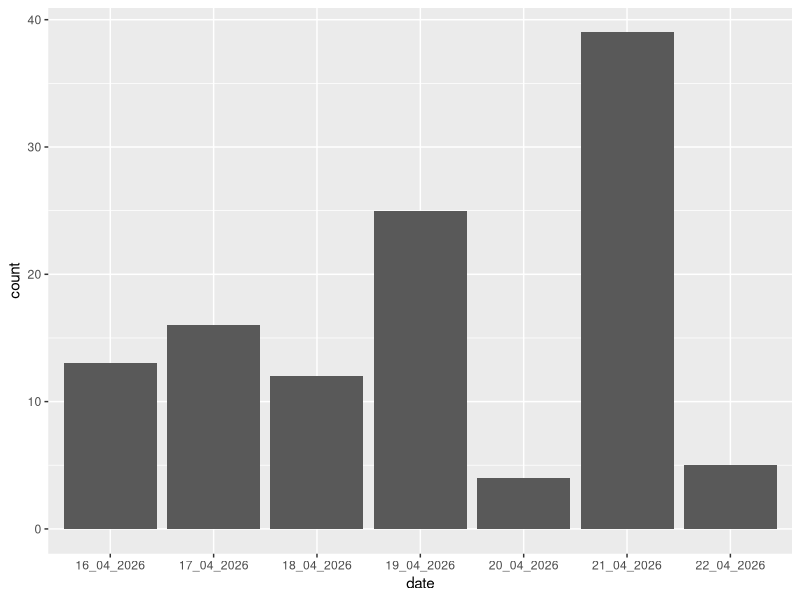
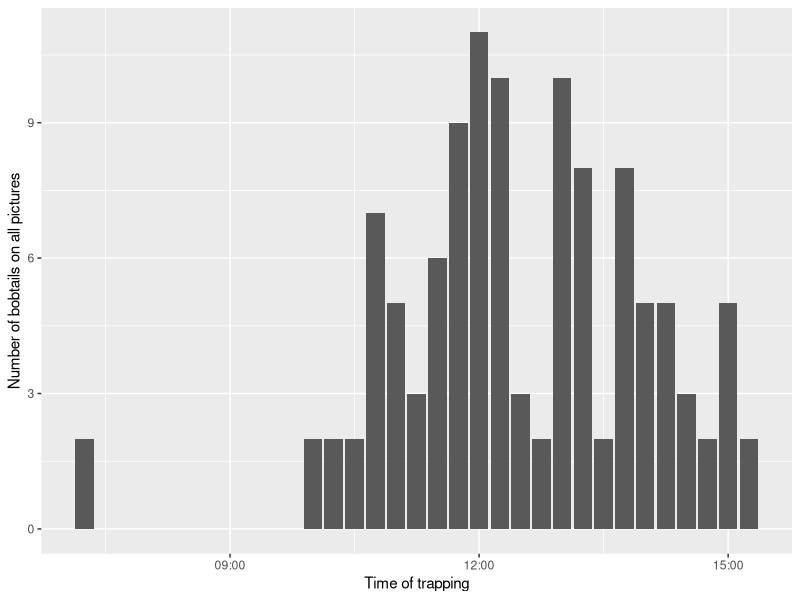
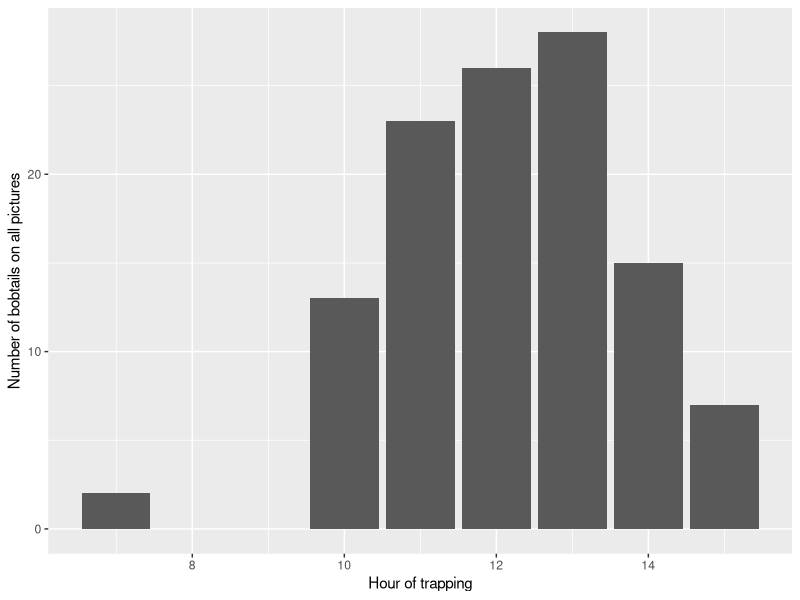
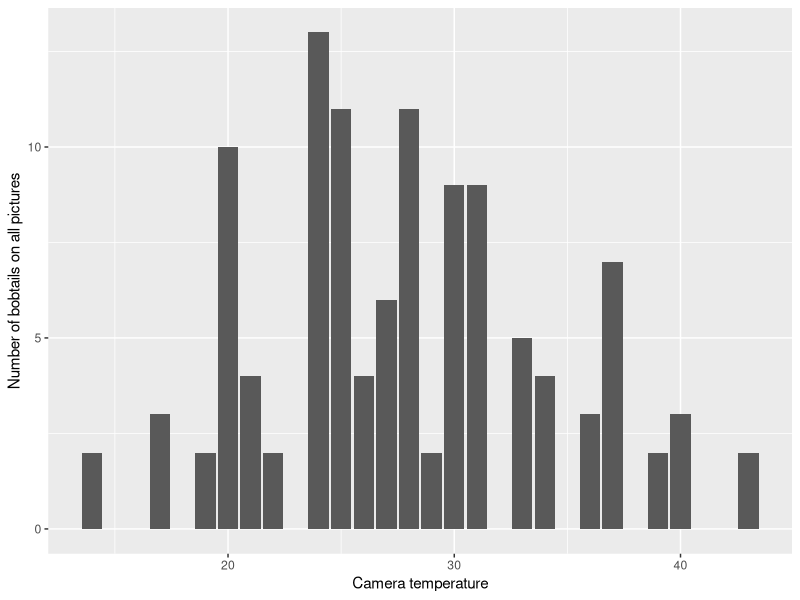
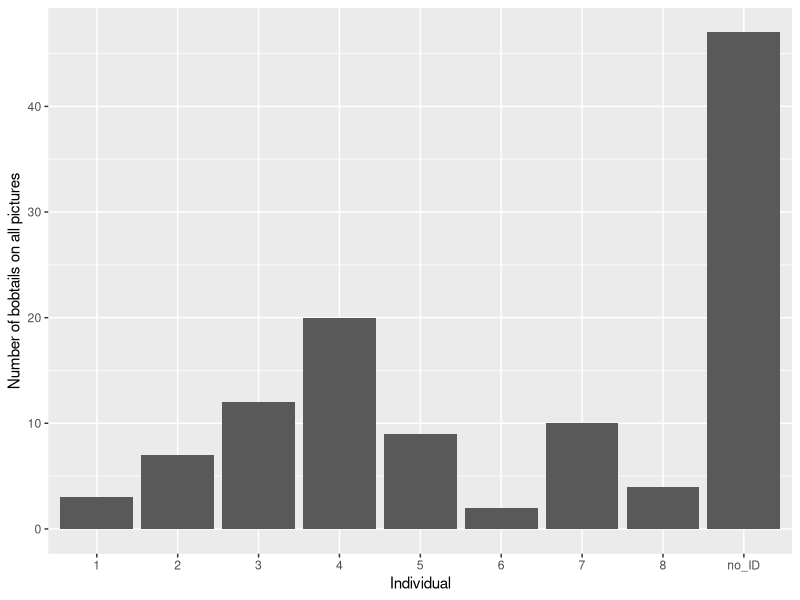
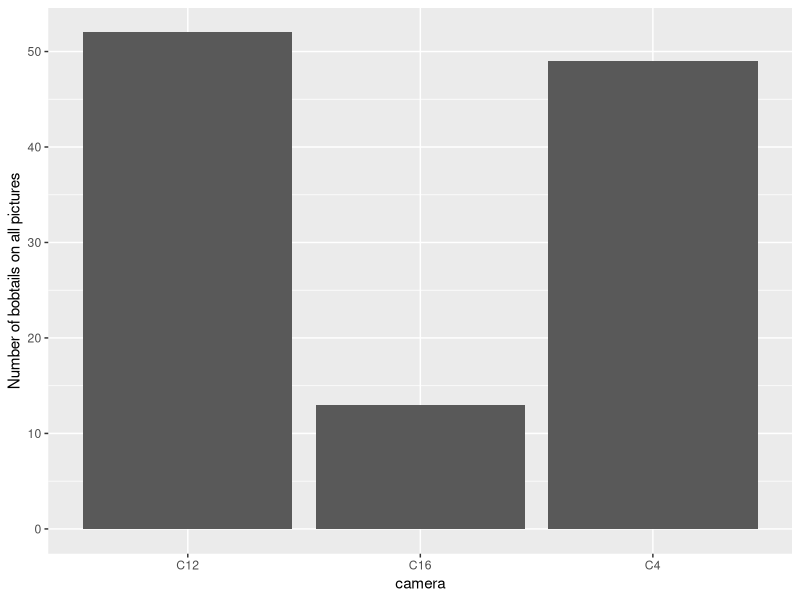
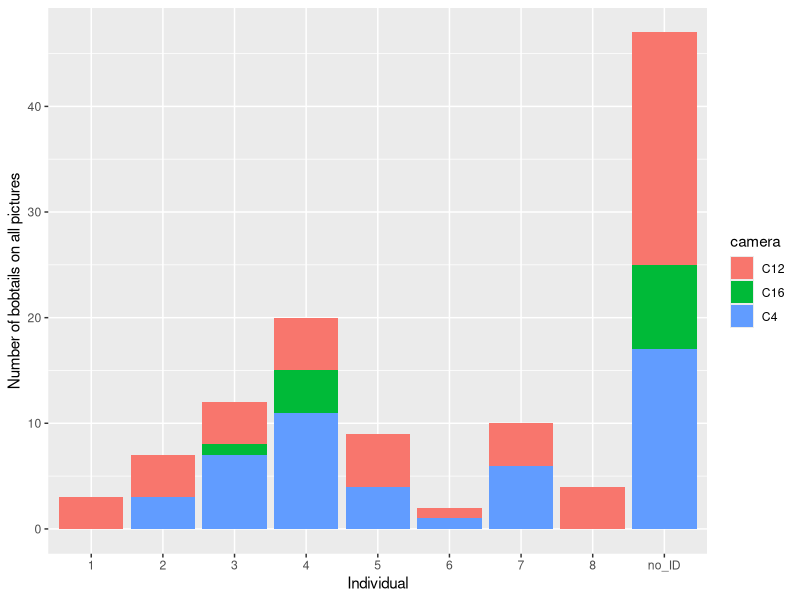
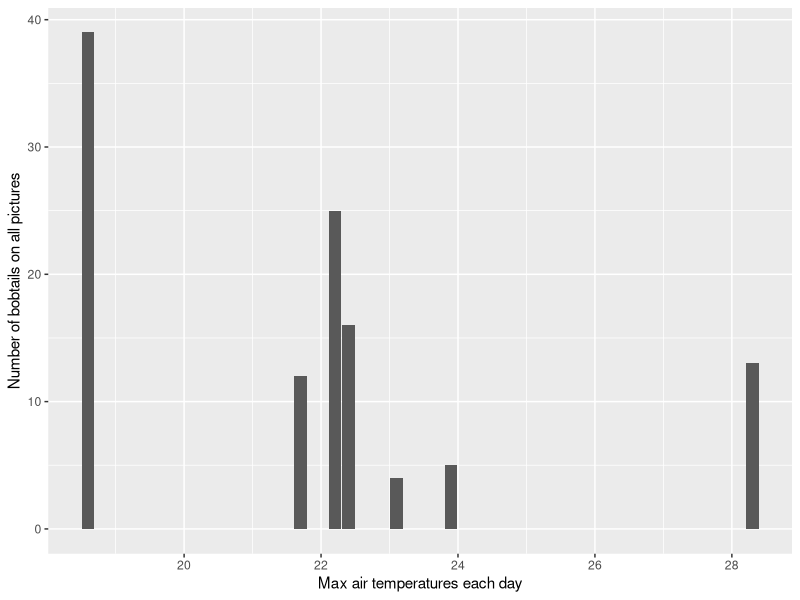

The R script that drew these images, in order:
## ---- chunk 1
knitr::opts_chunk$set(echo = TRUE)
## ---- chunk 2

library(dplyr)
library(ggplot2)
library(lubridate)
## ---- chunk 3

data_bob = read.csv("metadata.csv", sep =";", header = TRUE)


## ---- chunk 4

# create a column with "1" everywhere to be able to sum le lines 
data_bob$count = 1 

# plot
ggplot(data_bob, aes(x = date, y = count)) +
  geom_col()
## ---- chunk 5

# create a column with "1" everywhere to be able to sum le lines 
data_bob$count = 1 


data_bob$time = as.POSIXct(data_bob$time, format = "%H:%M")
data_bob$hour = hour(data_bob$time)

# plot  
ggplot(data_bob, aes(x = time, y = count)) +
  geom_col() +
  xlab("Time of trapping") +
  ylab("Number of bobtails on all pictures")

# plot  
ggplot(data_bob, aes(x = hour, y = count)) +
  geom_col() +
  xlab("Hour of trapping") +
  ylab("Number of bobtails on all pictures")
## ---- chunk 6

# create a column with "1" everywhere to be able to sum le lines 
data_bob$count = 1 

# plot  
ggplot(data_bob, aes(x = temperature, y = count)) +
  geom_col() +
  xlab("Camera temperature") +
  ylab("Number of bobtails on all pictures")

## ---- chunk 7

# create a column with "1" everywhere to be able to sum le lines 
data_bob$count = 1 

# plot  
ggplot(data_bob, aes(x = individual, y = count)) +
  geom_col() +
  xlab("Individual") +
  ylab("Number of bobtails on all pictures")

## ---- chunk 8

# create a column with "1" everywhere to be able to sum le lines 
data_bob$count = 1 

# plot  
ggplot(data_bob, aes(x = camera, y = count)) +
  geom_col() +
  xlab("camera") +
  ylab("Number of bobtails on all pictures")

## ---- chunk 9

# create a column with "1" everywhere to be able to sum le lines 
data_bob$count = 1 

ggplot(data_bob, aes(x = individual, y = count, fill = camera)) +
  geom_col() +
  xlab("Individual") +
  ylab("Number of bobtails on all pictures")
## ---- chunk 10

# create a column with "1" everywhere to be able to sum le lines 
data_bob$count = 1 

# plot 
ggplot(data_bob, aes(x = max_temp_atmo, y = count)) +
  geom_col() +
  xlab("Max air temperatures each day") +
  ylab("Number of bobtails on all pictures")
